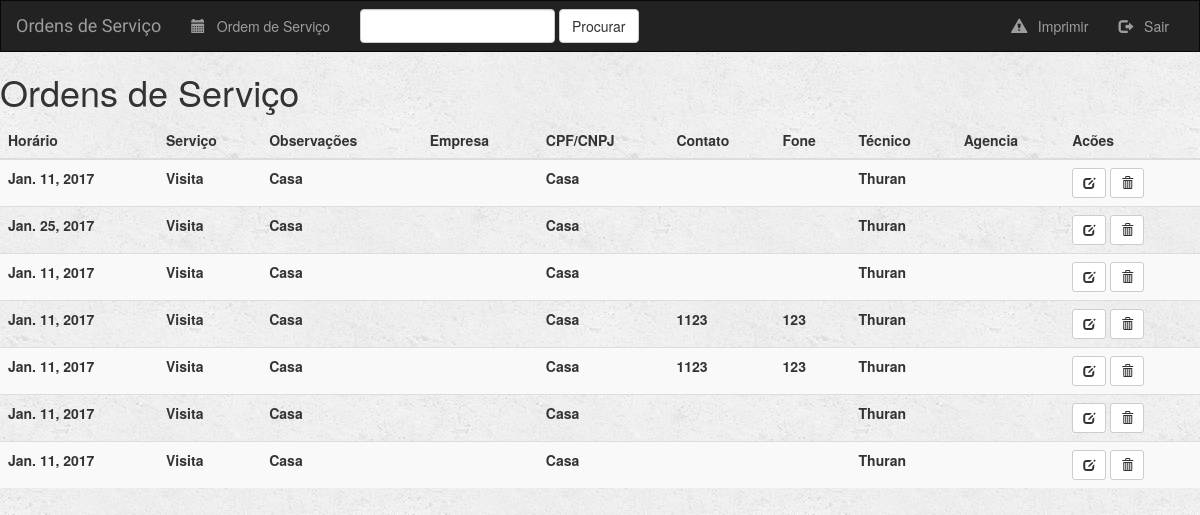
Page /services/ on the committed database.
### ServiceOrdering/models.py (models this page shows, shortened)
class Ordem_de_Servico(models.Model):
    data = models.DateField()
    horario = models.DateTimeField()
    servico = models.ForeignKey(Servico)
    observacao = models.TextField()
    empresa = models.ForeignKey(Empresa)
    contato = models.CharField(max_length=200, blank= True)
    fone = models.CharField(max_length=20, blank= True)
    tecnico = models.ForeignKey(Tecnico)
    agencia = models.CharField(max_length=200, blank=True)
    aberta = models.BooleanField(default=False)
    class Meta:
        verbose_name = 'Ordem de Servico'
        verbose_name_plural = 'Ordens de Servico'

class Servico(models.Model):
    titulo = models.CharField(max_length=200)
    def __str__(self):
        return self.titulo

class Empresa(models.Model):
    nome = models.CharField(max_length=200)
    cpf_cnpj = models.CharField(max_length=50, blank=True)
    def __str__(self):
        return self.nome

class Tecnico(models.Model):
    nome = models.CharField(max_length=200)
    def __str__(self):
        return self.nome

### ServiceOrdering/views.py (the view)
class IndexView(generic.ListView):
    template_name = 'ServiceOrdering/index.html'
    context_object_name = 'all_ordens'
    def get_queryset(self):
        return Ordem_de_Servico.objects.all()

### templates/ServiceOrdering/index.html (shortened to what this page needs)
{% extends 'ServiceOrdering/base.html' %}
{% block body %}
    {% if all_ordens %}
        <h1>Ordens de Serviço</h1>
        <table class="table table-striped">
          <thead>
            <th>Horário</th>
            <th>Serviço</th>
            <th>Observações</th>
            <th>Empresa</th>
            <th>CPF/CNPJ</th>
            <th>Contato</th>
            <th>Fone</th>
            <th>Técnico</th>
            <th>Agencia</th>
            <th>Acões</th>
          </thead>
        <tbody>
            {% for ordem in all_ordens %}
                <tr>
                    <th>{{ ordem.data }}</th>
                    <th>{{ ordem.servico }}</th>
                    <th>{{ ordem.empresa }}</th>
                    <th>{{ ordem.empresa.cnpj }}</th>
                    <th>{{ ordem.empresa }}</th>
                    <th>{{ ordem.contato }}</th>
                    <th>{{ ordem.fone }}</th>
                    <th>{{ ordem.tecnico }}</th>
                    <th>{{ ordem.agencia }}</th>
                    <th><a href="{% url 'service:ordem-update' ordem.id %}"><button type="submit" class="btn btn-default btn-sm">
                            <span class="glyphicon glyphicon-edit"></span>
                    </button></a>
                    <form action="{% url 'service:ordem-delete' ordem.id %}" method="post" style="display: inline">
                        <button onclick="return confirm('Tem certeza?')" type="submit" class="btn btn-default btn-sm">
                            <span class="glyphicon glyphicon-trash"></span>
                        </button>
                    </form>
                </th>
                </tr>
            {% endfor %}
        </tbody>
        </table>
    {% else %}
        <h3>Não existem ordens de serviço</h3>
    {% endif %}
{% endblock %}

### ServiceOrdering/static/ServiceOrdering/style.css (style rules this page uses)
body { background: white url("images/background.png"); }

### rows in the picture
Ordem_de_Servico: data "Jan. 11, 2017", servico "Visita", empresa "Casa", tecnico "Thuran"
Ordem_de_Servico: data "Jan. 25, 2017", servico "Visita", empresa "Casa", tecnico "Thuran"
Ordem_de_Servico: data "Jan. 11, 2017", servico "Visita", empresa "Casa", tecnico "Thuran"
Ordem_de_Servico: data "Jan. 11, 2017", servico "Visita", empresa "Casa", contato "1123", fone "123", tecnico "Thuran"
Ordem_de_Servico: data "Jan. 11, 2017", servico "Visita", empresa "Casa", contato "1123", fone "123", tecnico "Thuran"
Ordem_de_Servico: data "Jan. 11, 2017", servico "Visita", empresa "Casa", tecnico "Thuran"
Ordem_de_Servico: data "Jan. 11, 2017", servico "Visita", empresa "Casa", tecnico "Thuran"
